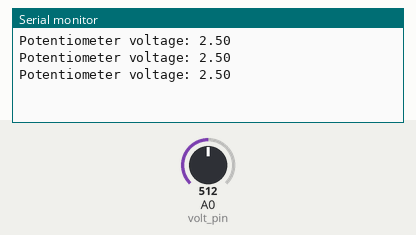
This sketch was run on a simulated Arduino Uno, built with avr-gcc and run on an emulated ATmega328P. Shown: the last lines printed to the serial monitor. The inputs (shaded band) are chosen by the test bench; at power-on: A0 (volt_pin) = 512.

Above: at 1.3 s.
1.4 s: A0 (volt_pin) set to 716
At 1.9 s:
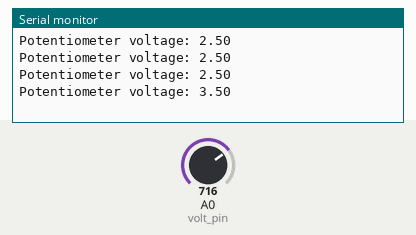
2.9 s: A0 (volt_pin) set to 900
At 3.4 s:
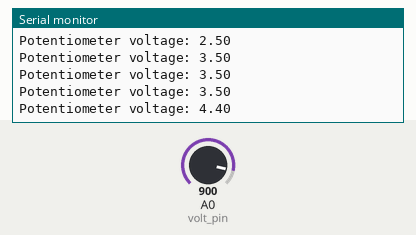
Timing chart, 0 to 5.9 s (numbered marks = the images above; inputs shaded):
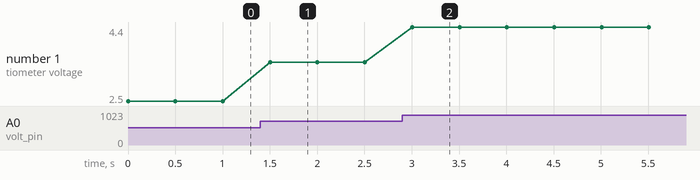

Measured:
- after the input at 1.4 s, the serial monitor: prints a new line after 0.10 s (image 1)
- after the input at 2.9 s, the serial monitor: prints a new line after 0.10 s (image 2)
- plotted number 1: 2.5 → 3.5 after the input at 1.4 s, 3.5 → 4.4 after the input at 2.9 s

The sketch:

12_Potentiometer.ino
```cpp
int volt_pin = A0;
int read_value;
float V2;
int wait = 500;

void setup() {
  // put your setup code here, to run once:
  Serial.begin(9600);
}

void loop() {
  // put your main code here, to run repeatedly:
  read_value = analogRead(volt_pin);
  V2 = (read_value * 5.0)/1023.0;
  Serial.print("Potentiometer voltage: ");
  Serial.println(V2);
  delay(wait);
}
```
